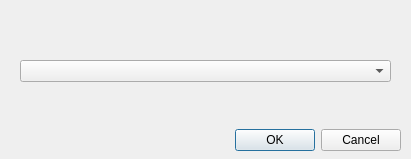
<?xml version="1.0" encoding="UTF-8"?>
<ui version="4.0">
 <class>ResilientIsochronesDialogBase</class>
 <widget class="QDialog" name="ResilientIsochronesDialogBase">
  <property name="geometry">
   <rect>
    <x>0</x>
    <y>0</y>
    <width>411</width>
    <height>159</height>
   </rect>
  </property>
  <property name="windowTitle">
   <string>ResilientIsochrones</string>
  </property>
  <widget class="QDialogButtonBox" name="button_box">
   <property name="geometry">
    <rect>
     <x>0</x>
     <y>120</y>
     <width>401</width>
     <height>41</height>
    </rect>
   </property>
   <property name="orientation">
    <enum>Qt::Horizontal</enum>
   </property>
   <property name="standardButtons">
    <set>QDialogButtonBox::Cancel|QDialogButtonBox::Ok</set>
   </property>
  </widget>
  <widget class="QComboBox" name="layersComboBox">
   <property name="geometry">
    <rect>
     <x>20</x>
     <y>60</y>
     <width>371</width>
     <height>22</height>
    </rect>
   </property>
   <property name="autoFillBackground">
    <bool>false</bool>
   </property>
  </widget>
 </widget>
 <resources/>
 <connections>
  <connection>
   <sender>button_box</sender>
   <signal>accepted()</signal>
   <receiver>ResilientIsochronesDialogBase</receiver>
   <slot>accept()</slot>
   <hints>
    <hint type="sourcelabel">
     <x>20</x>
     <y>20</y>
    </hint>
    <hint type="destinationlabel">
     <x>20</x>
     <y>20</y>
    </hint>
   </hints>
  </connection>
  <connection>
   <sender>button_box</sender>
   <signal>rejected()</signal>
   <receiver>ResilientIsochronesDialogBase</receiver>
   <slot>reject()</slot>
   <hints>
    <hint type="sourcelabel">
     <x>20</x>
     <y>20</y>
    </hint>
    <hint type="destinationlabel">
     <x>20</x>
     <y>20</y>
    </hint>
   </hints>
  </connection>
 </connections>
</ui>
